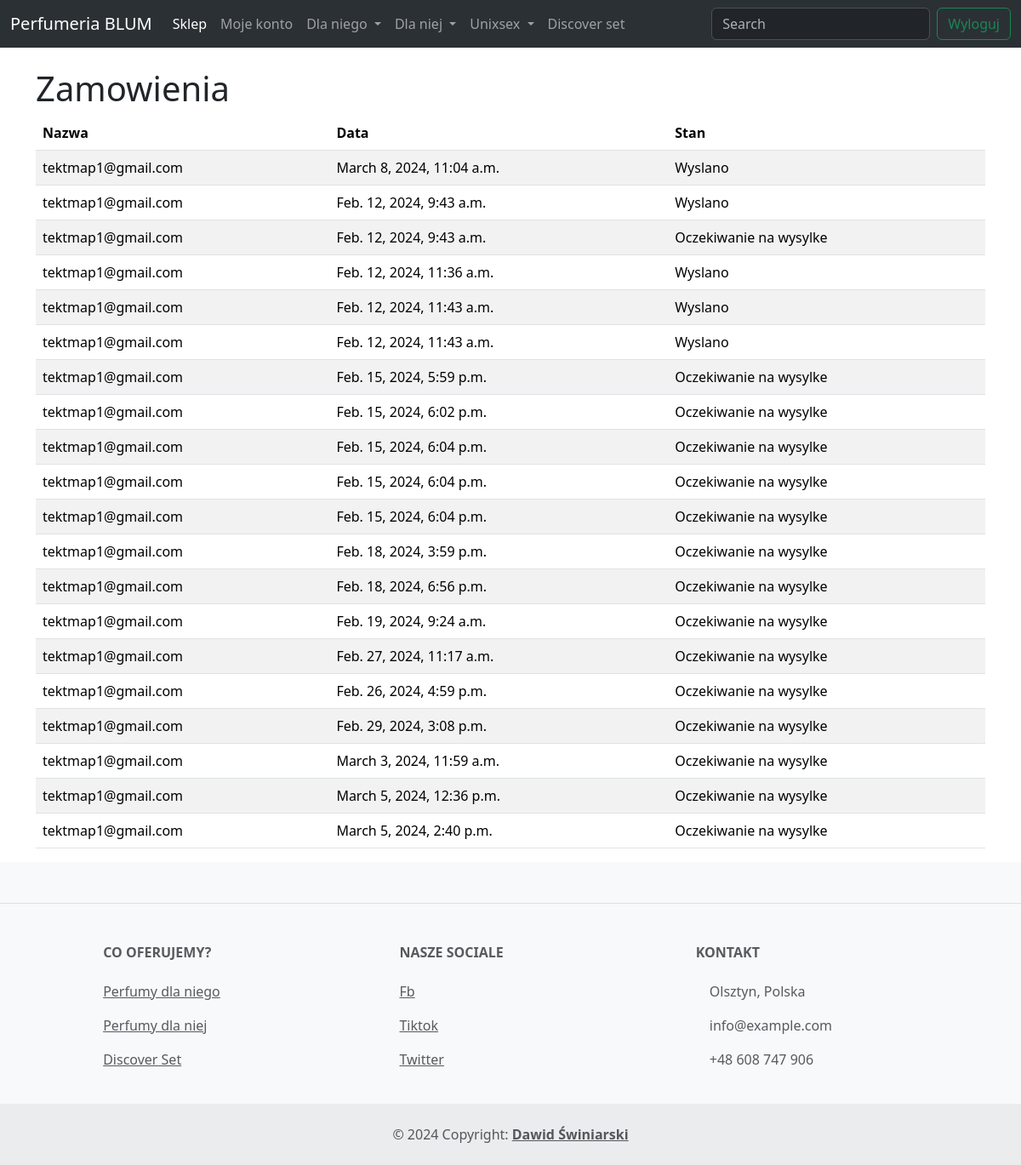
Page /my_orders/ (signed in) on the earlier database version.
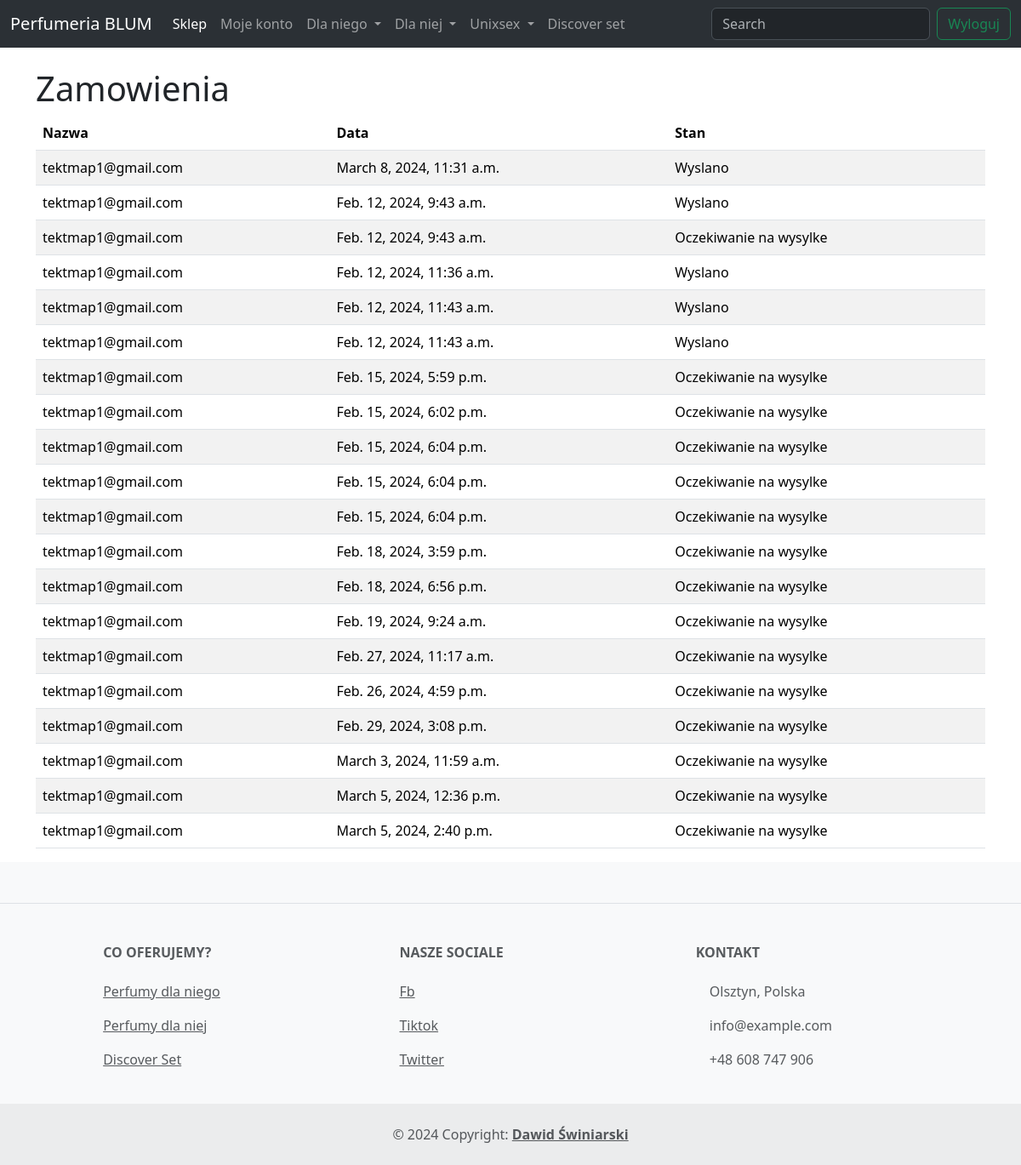
Same page on the later database version.
### product/models.py (models this page shows, shortened)
class Card(models.Model):
    user = models.ForeignKey(to=User, on_delete=models.CASCADE, default="", blank=True)
    quantity = models.IntegerField(default=1, blank=True)
    price = models.IntegerField(default=0)
    street = models.CharField(max_length=100, default="", blank=True)
    city = models.CharField(max_length=100, default="", blank=True)
    postal_code = models.CharField(max_length=6, default="", blank=True)
    phone_number = models.CharField(max_length=9, default="", blank=True)
    email = models.EmailField(default="", blank=True)
    first_name = models.CharField(max_length=50, default="", blank=True)
    last_name = models.CharField(max_length=50, default="", blank=True)
    promo_code = models.CharField(max_length=10, default="", blank=True)
    is_order = models.BooleanField(default=False, blank=True)
    date = models.DateTimeField(default=django.utils.timezone.now, blank=True)
    is_shipped = models.BooleanField(default=False)
    is_delivered = models.BooleanField(default=False)
    is_paczkomat = models.BooleanField(default=False)
    free_shipping = models.BooleanField(default=False)
    paczkomat = models.CharField(max_length=50, default="", blank=True)

### users/models.py (models this page shows)
class User(AbstractUser):
    address = models.CharField(max_length=50,default="")
    city = models.CharField(max_length=50,default="")
    postal_code = models.IntegerField(default=0)
    phone_number = models.IntegerField(default=0)
    is_staff = models.BooleanField(default=False)
    USERNAME_FIELD = 'email'
    email = models.EmailField( unique=True)
    REQUIRED_FIELDS = []

### product/views.py (the view)
# urls.py: path('my_orders/',UserOrders.as_view(),name='my_orders'),
class UserOrders(View):
    def get(self, request):
        orders = Card.objects.filter(user=request.user)
        context = {
            'orders': orders
        }
        return render(request, 'product/user_orderview.html', context=context)

### templates/product/user_orderview.html (shortened to what this page needs)
{% extends 'base.html' %}
{% block content %}
    <div class="container">
         <h1 class="mt-4">Zamowienia</h1>
            <div class="row">
                <div class="col-md-12">
                    <table class="table table-striped">
                        <thead>
                            <tr>
                                <th scope="col">Nazwa</th>
                                <th scope="col">Data</th>
                                <th scope="col">Stan</th>
                            </tr>
                        </thead>
                        <tbody>
                            {% for order in orders %}
                                <tr>
                                    <td>{{ order.user.email }}</td>
                                    <td>{{ order.date }}</td>
                                    {% if order.is_shipped %}
                                        <td>Wyslano</td>
                                    {% else %}
                                        <td>Oczekiwanie na wysylke</td>
                                    {% endif %}
                                </tr>
                            {% endfor %}
                        </tbody>
                    </table>
                </div>
        </div>
     </div>
{% endblock %}

### templates/base.html (shortened to what this page needs)
{% load static %}
<!doctype html>
<html lang="pl">
<head>
<link href="https://cdn.jsdelivr.net/npm/bootstrap@5.3.3/dist/css/bootstrap.min.css" rel="stylesheet">
    <link rel="stylesheet" href="https://cdn.jsdelivr.net/npm/bootstrap-icons@1.11.3/font/bootstrap-icons.min.css">
    <link rel="stylesheet" href="{% static 'css/style.css' %}">
    <link rel="stylesheet" href="https://geowidget.inpost.pl/inpost-geowidget.css"/>
</head>
<body>
{% include 'utilities/navbar.html' %}
    {% block content %}
{% endblock %}
{% include 'utilities/footer.html' %}
</body>
</html>

### templates/utilities/navbar.html (shortened to what this page needs)
<nav class="navbar navbar-expand-lg bg-body-tertiary" data-bs-theme="dark">
  <div class="container-fluid">
    <a class="navbar-brand" href="{% url 'main_page' %}">Perfumeria BLUM</a>
    <div class="collapse navbar-collapse" id="navbarScroll">
      <ul class="navbar-nav me-auto my-2 my-lg-0 navbar-nav-scroll" style="--bs-scroll-height: 100px;">
        <li class="nav-item">
          <a class="nav-link active" aria-current="page" href="{% url 'main_page' %}">Sklep</a>
         </li>
        {% if user.is_authenticated %}
             <li class="nav-item">
          <a class="nav-link" href="{% url 'my_account' %}">Moje konto</a>
        </li>
          {% endif %}
        <li class="nav-item dropdown">
          <a class="nav-link dropdown-toggle" href="#" role="button" data-bs-toggle="dropdown" aria-expanded="false">
            Dla niego
          </a>
        </li>
       <li class="nav-item dropdown">
          <a class="nav-link dropdown-toggle" href="#" role="button" data-bs-toggle="dropdown" aria-expanded="false">
            Dla niej
          </a>
        </li>
       <li class="nav-item dropdown">
          <a class="nav-link dropdown-toggle" href="#" role="button" data-bs-toggle="dropdown" aria-expanded="false">
            Unixsex
          </a>
        </li>
         <li class="nav-item">
          <a class="nav-link" href="#">Discover set</a>
        </li>
      </ul>
<form class="d-flex" role="search">
    <input class="form-control me-2" type="search" placeholder="Search" aria-label="Search" id="searchInput">
</form>
     {% if user.is_authenticated %}
            <a class="btn btn-outline-success" href="{% url 'logout' %}" type="submit">Wyloguj </a>
          {% else %}
            <a class="btn btn-outline-success m-1"  href="{% url 'login' %}" type="submit">Zaloguj </a>
           <a class="btn btn-outline-success m-1" href="{% url 'register' %}" type="submit">Zarejestruj </a>
          {% endif %}
    </div>
  </div>
</nav>

### templates/utilities/footer.html (shortened to what this page needs)
<footer class="text-center text-lg-start bg-body-tertiary text-muted">
  <section class="d-flex justify-content-center justify-content-lg-between p-4 border-bottom">
  </section>
  <section class="">
    <div class="container text-center text-md-start mt-5">
      <div class="row mt-3">
        <div class="col-md-2 col-lg-2 col-xl-2 mx-auto mb-4">
          <h6 class="text-uppercase fw-bold mb-4">
            Co oferujemy?
          </h6>
          <p>
            <a href="{% url 'category_page' 'Men' %}" class="text-reset">Perfumy dla niego</a>
          </p>
          <p>
            <a href="{% url 'category_page' 'Women' %}" class="text-reset">Perfumy dla niej</a>
          </p>
          <p>
            <a href="" class="text-reset">Discover Set</a>
          </p>
        </div>
        <div class="col-md-3 col-lg-2 col-xl-2 mx-auto mb-4">
          <h6 class="text-uppercase fw-bold mb-4">
            Nasze sociale
          </h6>
          <p>
            <a href="#!" class="text-reset">Fb</a>
          </p>
          <p>
            <a href="#!" class="text-reset">Tiktok</a>
          </p>
          <p>
            <a href="#!" class="text-reset">Twitter</a>
          </p>
        </div>
        <div class="col-md-4 col-lg-3 col-xl-3 mx-auto mb-md-0 mb-4">
          <h6 class="text-uppercase fw-bold mb-4">Kontakt</h6>
          <p> Olsztyn, Polska</p>
          <p>
            info@example.com
          </p>
          <p> +48 608 747 906</p>
        </div>
      </div>
    </div>
  </section>
  <div class="text-center p-4" style="background-color: rgba(0, 0, 0, 0.05);">
    © 2024 Copyright:
    <a class="text-reset fw-bold" href="#">Dawid Świniarski</a>
  </div>
</footer>

Differences in the rows shown:
changed Card: date "March 8, 2024, 11:04 a.m." → "March 8, 2024, 11:31 a.m."
